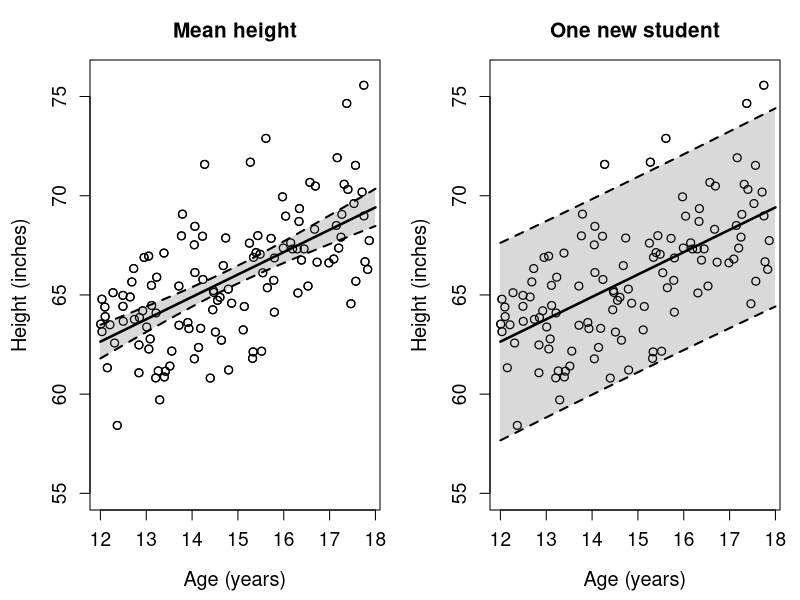

The R source for this figure:
# Compare a confidence interval for a mean with a prediction interval.

set.seed(2026)
age <- runif(120, min = 12, max = 18)
height <- 45 + 1.4 * age + rnorm(length(age), sd = 2.5)
students <- data.frame(age, height)

#label===REGintervals1
height_fit <- lm(height ~ age, data = students)
new_student <- data.frame(age = 15)
predict(
  height_fit, newdata = new_student, interval = "confidence"
)
predict(
  height_fit, newdata = new_student, interval = "prediction"
)
#===end

age_grid <- data.frame(age = seq(12, 18, length.out = 200))
mean_interval <- predict(
  height_fit, newdata = age_grid, interval = "confidence"
)
person_interval <- predict(
  height_fit, newdata = age_grid, interval = "prediction"
)

plot_interval <- function(interval, title) {
  plot(
    students$age, students$height,
    xlab = "Age (years)", ylab = "Height (inches)", main = title,
    pch = 1, cex = 1.05, lwd = 1.2, ylim = c(55, 76),
    cex.axis = 1.15, cex.lab = 1.2, cex.main = 1.25
  )
  polygon(
    c(age_grid$age, rev(age_grid$age)),
    c(interval[, "lwr"], rev(interval[, "upr"])),
    col = "grey85", border = NA
  )
  points(students$age, students$height, pch = 1, cex = 1.05, lwd = 1.2)
  lines(age_grid$age, interval[, "fit"], lwd = 2.5)
  lines(age_grid$age, interval[, "lwr"], lty = 2, lwd = 2)
  lines(age_grid$age, interval[, "upr"], lty = 2, lwd = 2)
}

pdf("images/chapter_8/regression-intervals.pdf", width = 8, height = 4)
par(mfrow = c(1, 2), mar = c(4.5, 4.5, 3, 1))
plot_interval(mean_interval, "Mean height")
plot_interval(person_interval, "One new student")
dev.off()
